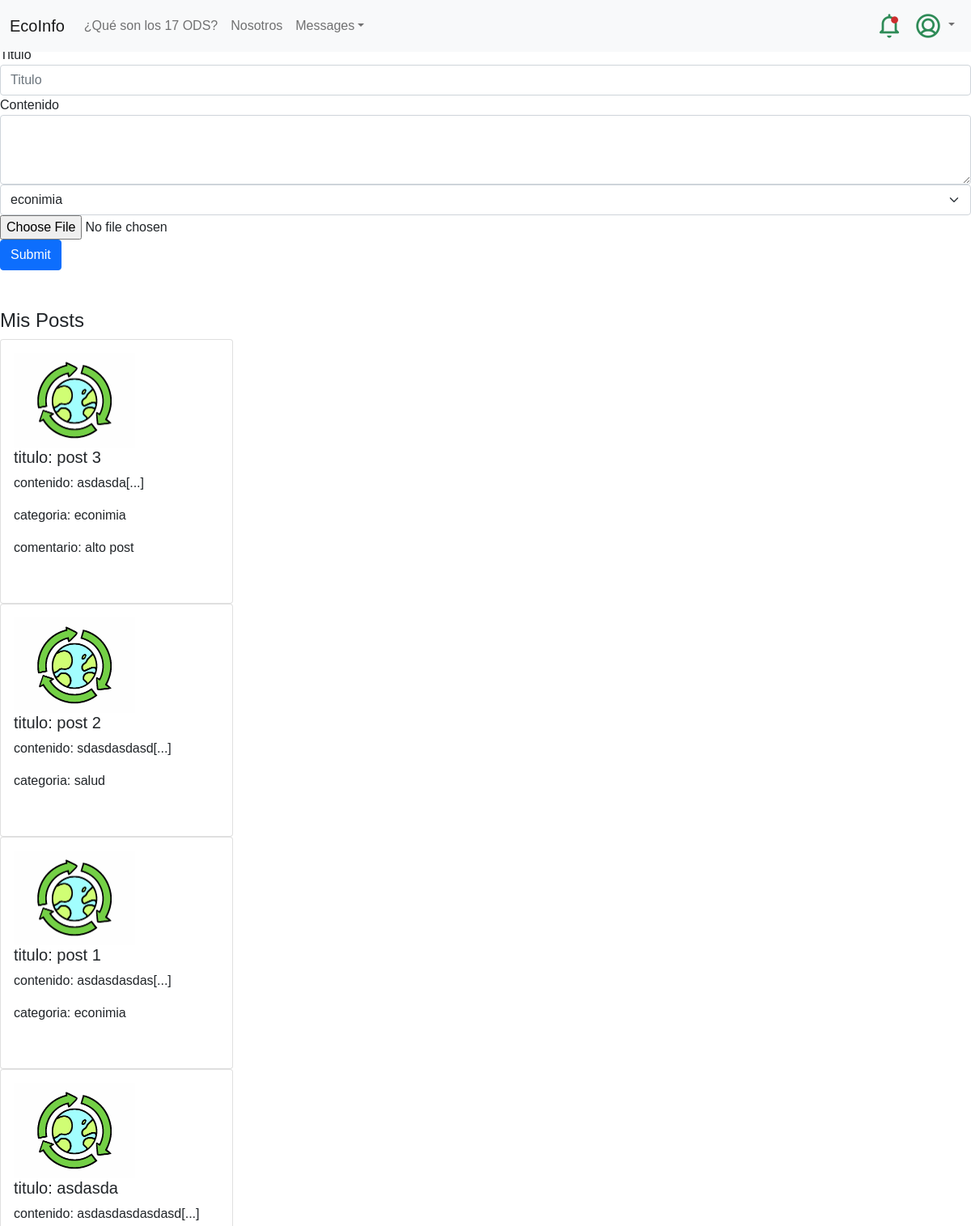
Before: /perfil_usuario/ (signed in, upper part) with the older database file.
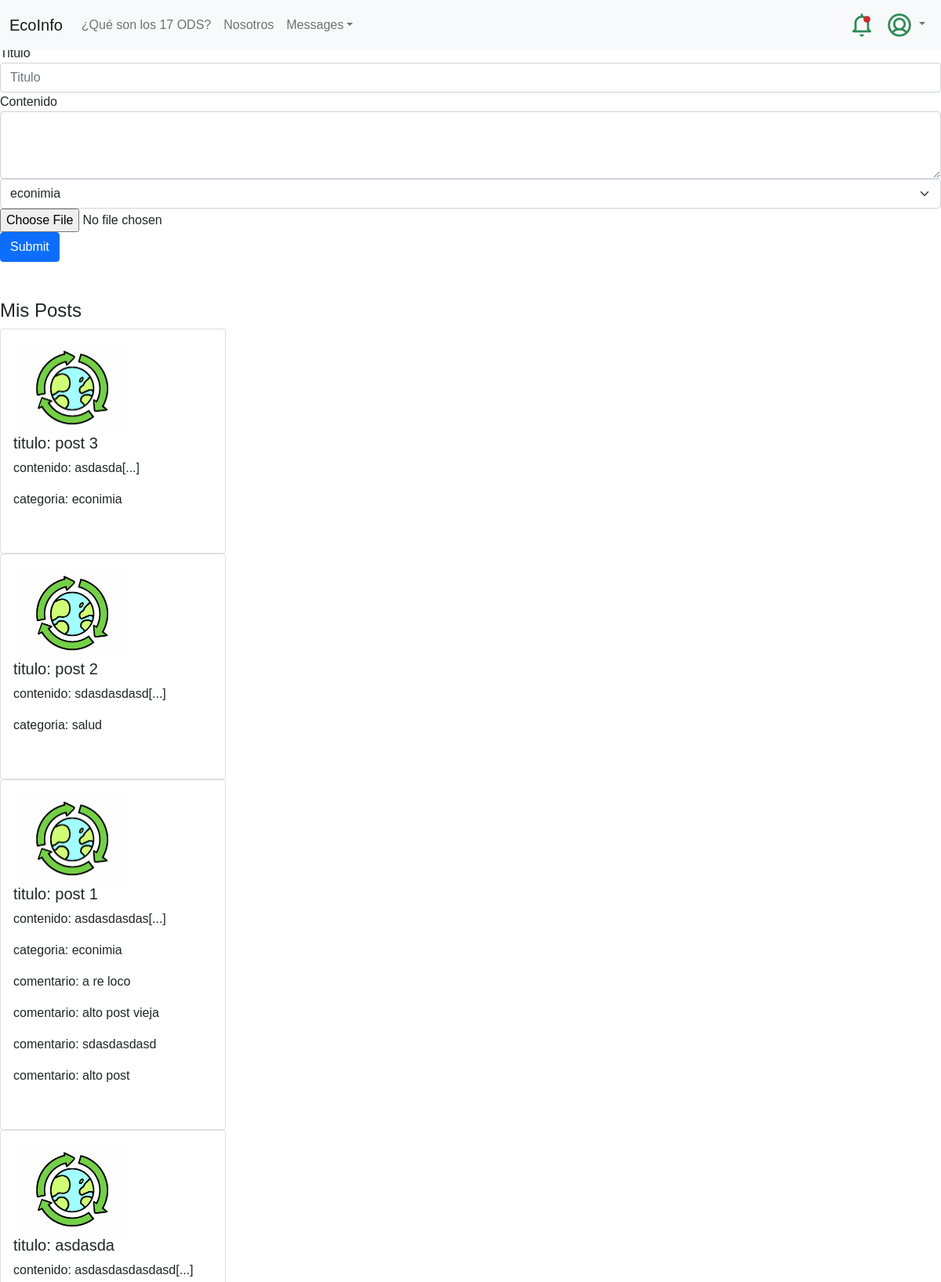
After: the same page with the newer database file.
### feed/models.py (models this page shows, shortened)
class post(models.Model):
    posteador = models.ForeignKey(User, on_delete=models.CASCADE, null=True)
    titulo = models.CharField(max_length=100)
    contenido = models.TextField()
    pre_contenido = models.TextField()
    categoria = models.ForeignKey(categoria, on_delete=models.CASCADE,  default=1, null=False)
    creado_en = models.DateTimeField(auto_now_add=True)
    actualizado_en = models.DateTimeField(auto_now=True)
    me_gusta = models.IntegerField(default=0)
    no_megusta = models.IntegerField(default=0)
    imagen = models.FileField(upload_to='imagenes_posts', default='post_default.jpg')
    visitas = models.IntegerField(default=0)

class categoria(models.Model):
    name = models.CharField(max_length=50)
    imagen = models.ImageField(upload_to='categoria',default='categoria_default.png')
    def __str__(self):
        return self.name

class comentario(models.Model):
    post = models.ForeignKey(post, on_delete=models.CASCADE)
    comentador = models.ForeignKey(User, on_delete=models.CASCADE, null=True)
    contenido = models.TextField()
    creado_en = models.DateTimeField(auto_now_add=True)
    actualizado_en = models.DateTimeField(auto_now=True)

### feed/views.py (the view)
# urls.py: path('perfil_usuario/',views.perfil_usuario, name='perfil_usuario'),
@login_required
def perfil_usuario(request):
    notif_user = notificaciones.objects.filter(post__posteador_id=request.user.id ).exclude(usuario_id = request.user.id).order_by('creado_en').reverse()[:10]
    posteos = post.objects.filter(posteador_id=request.user.id)
    comentarios = comentario.objects.filter().exclude(comentador_id=request.user.id).order_by('creado_en').reverse()
    categorias = categoria.objects.all()
    contexto = {'posteos':posteos, 'comentarios':comentarios, 'categorias':categorias, 'notif_user':notif_user}
    return render(request,"perfil_usuario.html",contexto)

### feed/templates/perfil_usuario.html (shortened to what this page needs)
{% extends "base.html" %}
{% block content %}
    <h1>este es el perfil de usuario</h1>
    <form action="{% url 'agregar_post' %} " method="POST"  enctype="multipart/form-data"> {% csrf_token %}
        <div class="form-group">
            <label for="titulo">Titulo</label>
            <input type="text" class="form-control" id="txttitulo" name="txttitulo" placeholder="Titulo">
        </div>
        <div class="form-group">
            <label for="contenido">Contenido</label>
            <textarea class="form-control" id="txtcontenido" name="txtcontenido" rows="3"></textarea>
        </div>
        <div class="form-group">
            <select class="form-gourp form-select" name="txtcategoria" id="txtcategoria" required>
                {% for categoria in categorias %}
                    <option value="{{categoria.id}}" >{{categoria.name}}</option>
                {% endfor %}
              </select>
        </div>
        <div >
            <input type="file" id="txtimagen"  name="txtimagen">
        </div>
        <button type="submit" class="btn btn-primary">Submit</button>
    </form>
     <br>
     <br>
     <h4>Mis Posts</h4>
     {% for post in posteos %}
     <div class="card" style="width: 18rem;">
         <div class="card-body">
            <img src="{{post.imagen.url}}" alt="{{post.tipo_17_ODS}}" style="width:150px;">
             <h5 class="card-title">titulo: {{ post.titulo }}</h5>
             <p class="card-text">contenido: {{ post.pre_contenido }}</p>
             <p class="card-text">  categoria: {{post.categoria}} </p>
             {% for comentario in comentarios %}
             {% if comentario.post_id == post.id %}
                 <p class="card-text">comentario: {{ comentario.contenido }}</p>
             {% endif %}
             {% endfor %}
             <br>
         </div>
     </div>
 {% endfor %}
{% endblock %}

### feed/templates/base.html (shortened to what this page needs)
{% load static %}
<!DOCTYPE html>
<html lang="en">
  <head>
    <link href="https://cdn.jsdelivr.net/npm/bootstrap@5.1.3/dist/css/bootstrap.min.css" rel="stylesheet">
    <link rel="stylesheet" type="text/css" href="{% static 'css/estilos.css' %}">
</head>
<body>
      <nav class="navbar fixed-top navbar-expand-sm navbar-light bg-light ">
        <div class="container-fluid" >
            <a href="{% url 'feed'%}" class="navbar-brand">EcoInfo</a>
            <div id="navbarCollapse" class="collapse navbar-collapse">
                <ul class="nav navbar-nav">
                    <li class="nav-item">
                        <a href="#" class="nav-link">¿Qué son los 17 ODS?</a>
                    </li>
                    <li class="nav-item">
                        <a href="#" class="nav-link">Nosotros</a>
                    </li>
                    <li class="nav-item dropdown">
                        <a href="#" class="nav-link dropdown-toggle" data-bs-toggle="dropdown">Messages</a>
                    </li>
                </ul>
                {% if user.is_authenticated %}
                <ul class="nav navbar-nav ms-auto">
                    {% include 'notificaciones.html' %}
                    <li class="nav-item dropdown">
                        <a href="#" class="nav-link dropdown-toggle" data-bs-toggle="dropdown">
                            <img src="/static/img/avatar_dafault.png" alt="Perfil usuario" style="height: 2rem; width: 2rem;">
                        </a>
                    </li>
                    {% else %}
                    <form class="d-flex ms-auto">
                      <a href="{% url 'registrarse' %}" class="btn btn-light me-2" style="border-color:grey ;">Registrarse</a>
                      <a href="{% url 'acceder' %}" class="btn btn-light me-2" style="border-color: grey;">Acceder</a>
                    </form>
                    {% endif %}
                </ul>
            </div>
        </div>
    </nav>
    {% block content %}{% endblock %}
</body>
</html>

### feed/templates/notificaciones.html (shortened to what this page needs)
<li class="nav-item dropdown"  >
    <a href="#" class="nav-link " data-bs-toggle="dropdown" >
        {% if notif_user %}
        <img src="/static/img/tiene_notificacion_2.png" alt="" style="width:2rem; height: 2rem;">
        {% else %}
        <img src="/static/img/no_tiene_notificacion_2.png" alt="" style="width:2rem; height: 2rem;">
        {% endif %}
    </a>
</li>

### feed/static/css/estilos.css (style rules this page uses)
html, body { height: 100%; margin: 0; font-family: Helvetica; width: 100%; }
a { text-decoration: none; color: #000; }

Changed rows visible on the page:
changed post "post 3": loses comentario (contenido "alto post")
changed post "post 1": gains comentario (contenido "alto post")
added comentario: contenido "a re loco", shown under post "post 1"
added comentario: contenido "alto post vieja", shown under post "post 1"
added comentario: contenido "sdasdasdasd", shown under post "post 1"
